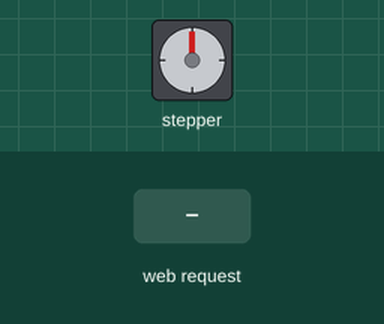
The sketch below on a simulated ESP32. Shown: stepper motor. Inputs (shaded band) come from the test bench. WiFi joins after 1.5 s; servers stay silent unless stated; stepper angles assume 2048 steps per turn; what the sketch prints to the serial monitor is not drawn.

Above: at 2.7 s.
2.8 s: HTTP request GET /stepper/cw received
At 5.1 s:
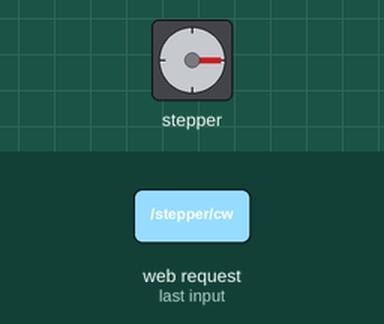
5.8 s: HTTP request GET /stepper/fullcw received
At 6.28 s:
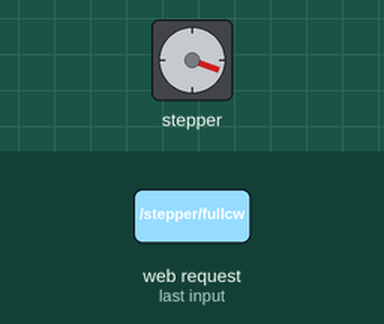
11.8 s: HTTP request GET /stepper/ccw received
14.8 s: HTTP request GET /stepper/fullccw received
At 14.96 s:
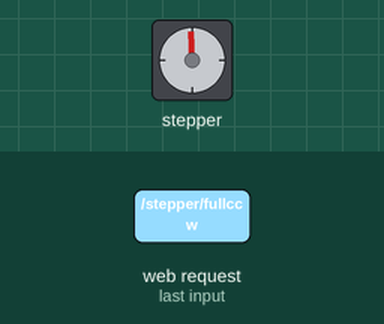
Timing chart, 0 to 18.8 s (numbered marks = the images above; inputs shaded):
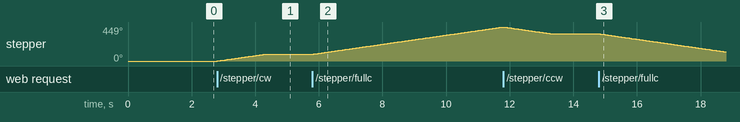

The sketch:

WebServerForDogTreatDispensor.ino
```cpp
#include <WiFi.h>
#include <Stepper.h>

const char* ssid = "";
const char* password = "";

WiFiServer server(80);

String header;

const int stepsPerRevolution = 2048;


Stepper myStepper(stepsPerRevolution, 16, 18, 17, 19);

String stepperState = "stopped";

unsigned long currentTime = millis();
unsigned long previousTime = 0;
const long timeoutTime = 2000;

void setup() {
  Serial.begin(115200);

  myStepper.setSpeed(10);

  Serial.print("Connecting to ");
  Serial.println(ssid);

  WiFi.begin(ssid, password);

  while (WiFi.status() != WL_CONNECTED) {
    delay(500);
    Serial.print(".");
  }

  Serial.println();
  Serial.println("WiFi connected");
  Serial.print("IP address: ");
  Serial.println(WiFi.localIP());

  server.begin();
}

void loop() {
  WiFiClient client = server.available();

  if (client) {
    currentTime = millis();
    previousTime = currentTime;

    Serial.println("New client");

    String currentLine = "";

    while (client.connected() && currentTime - previousTime <= timeoutTime) {
      currentTime = millis();

      if (client.available()) {
        char c = client.read();
        Serial.write(c);
        header += c;

        if (c == '\n') {
          if (currentLine.length() == 0) {

            client.println("HTTP/1.1 200 OK");
            client.println("Content-type:text/html");
            client.println("Connection: close");
            client.println();


            if (header.indexOf("GET /stepper/cw") >= 0) {
              stepperState = "clockwise";
              myStepper.step(512);   //480
            }

            else if (header.indexOf("GET /stepper/ccw") >= 0) {
              stepperState = "counterclockwise";
              myStepper.step(-512);  //-500 , -490 ish
            }

            else if (header.indexOf("GET /stepper/fullcw") >= 0) {
              stepperState = "one full clockwise rotation";
              myStepper.step(stepsPerRevolution);
            }

            else if (header.indexOf("GET /stepper/fullccw") >= 0) {
              stepperState = "one full counterclockwise rotation";
              myStepper.step(-stepsPerRevolution);
            }


            client.println("<!DOCTYPE html><html>");
            client.println("<head><meta name=\"viewport\" content=\"width=device-width, initial-scale=1\">");

            client.println("<link rel=\"icon\" href=\"data:,\">");

            client.println("<style>");
            client.println("html{font-family:monospace;text-align:center;}");

            client.println(".button{background:yellowgreen;border:none;color:white;padding:16px 32px;font-size:24px;margin:6px;cursor:pointer;}");
            client.println(".reverse{background:gray;}");
            client.println(".full{background:royalblue;}");
            client.println("</style>");

            client.println("</head><body>");

            client.println("<h1>ESP32 Stepper Motor Control</h1>");
            client.println("<p>This controls a stepper motor using a ULN2003 driver.</p>");

            client.println("<p>Stepper state: <b>" + stepperState + "</b></p>");

            client.println("<p><a href=\"/stepper/cw\"><button class=\"button\">CLOCKWISE 1/4 TURN</button></a></p>");

            client.println("<p><a href=\"/stepper/ccw\"><button class=\"button reverse\">COUNTERCLOCKWISE 1/4 TURN</button></a></p>");


            client.println("<p><a href=\"/stepper/fullcw\"><button class=\"button full\">FULL TURN CW</button></a></p>");
            client.println("<p><a href=\"/stepper/fullccw\"><button class=\"button full\">FULL TURN CCW</button></a></p>");

            client.println("<p><small>ESP32 IP: " + WiFi.localIP().toString() + "</small></p>");

            client.println("</body></html>");

            client.println();
            break;
          }
          else {
            currentLine = "";
          }
        }
        else if (c != '\r') {

          currentLine += c;
        }
      }
    }

    header = "";
    client.stop();

    Serial.println("Client disconnected");
    Serial.println();
  }
}
```

Measured:
- after the input at 2.8 s, stepper: turns 90° clockwise in 1.5 s, starting at once
- after the input at 5.8 s, stepper: keeps turning clockwise at about 60°/s, starting at once
- after the input at 14.8 s, stepper: keeps turning counter-clockwise at about 60°/s, starting at once
